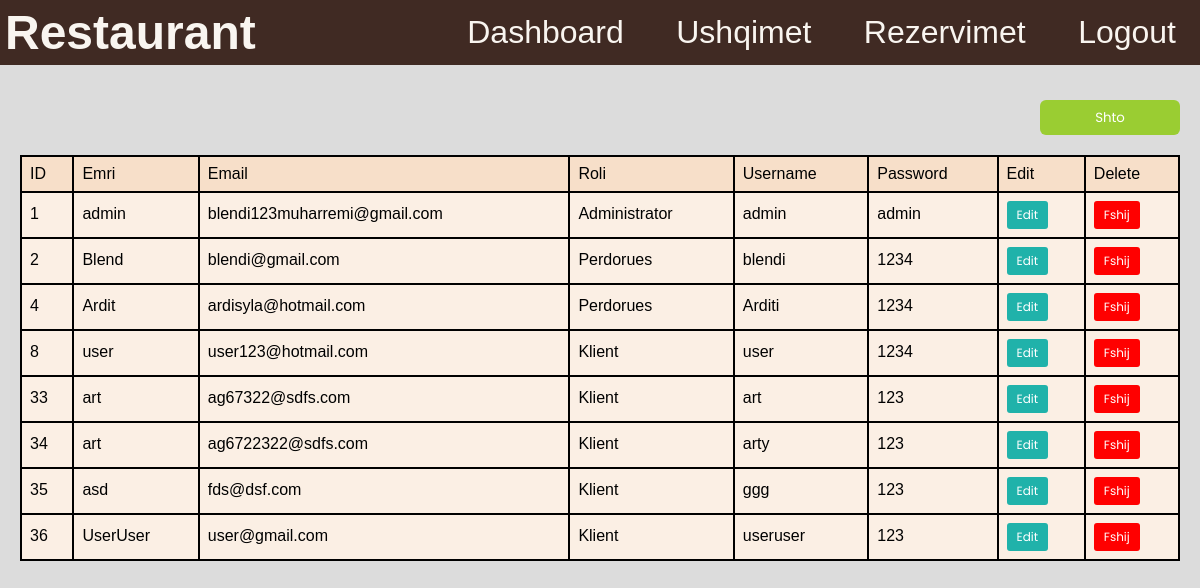
The page /1/dashboard/userscrud.php on the database its author committed.
### tables this page shows
CREATE TABLE `users` (
  `ID` int(11) NOT NULL,
  `Emri` varchar(45) NOT NULL,
  `Email` varchar(45) NOT NULL,
  `Roli` varchar(45) NOT NULL DEFAULT 'Klient',
  `Username` varchar(45) NOT NULL,
  `Password` varchar(45) NOT NULL
);

### 1/functions.php (called while the page is built, shortened)
<?php
function merrUserat(){
    global $dbconn;
    $sql = "SELECT * FROM users";
    return mysqli_query($dbconn, $sql);
}

### 1/dashboard/userscrud.php (the view, shortened to what this page needs)
<?php include("header.php"); ?>
<div class="dashboard-item" style="margin-top:100px;">
        <div class="btn-shto-crud">
        <button onclick="location.href = 'shtoUser.php'">Shto</button>
        </div>
        <form id="ushqimi">
        <table class="table-dashboard">
            <tbody>
            <tr>
                <th>ID</th>
                <th>Emri</th>
                <th>Email</th>
                <th>Roli</th>
                <th>Username</th>
                <th>Password</th>
                <th>Edit</th>
                <th>Delete</th>
            </tr>
            <?php
                $result=merrUserat();
                while ($row = mysqli_fetch_assoc($result)) {
                    $id=$row['ID'];
                    echo "<td>" . $row['ID'] . "</td>";
                    echo "<td>" . $row['Emri'] . "</td>";
                    echo "<td>" . $row['Email'] . "</td>";
                    echo "<td>" . $row['Roli'] . "</td>";
                    echo "<td>" . $row['Username'] . "</td>";
                    echo "<td>" . $row['Password'] . "</td>";
                    echo "<td><div><button class='edito-button'><a href='editUser.php?id={$id}' style='color:white;'>Edit</a></button></div></td>";
                    echo "<td><div><button class='fshij-button'><a href='fshijUser.php?id={$id}' style='color:white;'>Fshij</a></button></div></td>";
                }
                ?>
                </tbody>
        </table>
            </form>
    </div>
</body>

### 1/dashboard/Style.css (style rules this page uses)
* { padding: 0; margin:0; box-sizing: border-box; text-decoration: none; font-family: 'Poppins', sans-serif; }
html, body, div, span, applet, object, iframe, h1, h2, h3, h4, h5, h6, p, blockquote, pre, a, abbr, acronym, address, big, cite, code, del, dfn, em, img, ins, kbd, q, s, samp, small, strike, strong, sub, sup, tt, var, b, u, i, center, dl, dt, dd, ol, ul, li, fieldset, form, label, legend, table, caption, tbody, tfoot, thead, tr, th, td, article, aside, canvas, details, embed, figure, figcaption, footer, header, hgroup, menu, nav, output, ruby, section, summary, time, mark, audio, video { margin: 0; padding: 0; border: 0; font-size: 100%; font: inherit; vertical-align: baseline; }
.dashboard-item { margin-top: 80px; margin-left: 20px; margin-right: 20px; }
.table-dashboard { width: 100%; border-collapse: collapse; margin-top: 20px; }
.table-dashboard th, .table-dashboard td { border: 2px solid black; padding: 8px; text-align: left; background-color: #fbefe4; }
.table-dashboard th { background-color: #f7dfc9; }
.edito-button { background-color: lightseagreen; color: white; border: none; padding: 5px 10px; text-align: center; text-decoration: none; display: inline-block; font-size: 12px; cursor: pointer; border-radius: 3px; }
.fshij-button { background-color: red; color: white; border: none; padding: 5px 10px; text-align: center; text-decoration: none; display: inline-block; font-size: 12px; cursor: pointer; border-radius: 3px; }
.btn-shto-crud { display: flex; justify-content: flex-end; margin-bottom: 20px; }
.btn-shto-crud button { color: #fff; background-color: yellowgreen; border-radius: 6px; width: 140px; height: 35px; border: 0; cursor: pointer; }
body { background-color: #dcdcdc; font-family: Arial, sans-serif; margin: 0; padding: 0; }

### rows shown on the page
users: ID "1", Emri "admin", Email "blendi123muharremi@gmail.com", Roli "Administrator", Username "admin", Password "admin"
users: ID "2", Emri "Blend", Email "blendi@gmail.com", Roli "Perdorues", Username "blendi", Password "1234"
users: ID "4", Emri "Ardit", Email "ardisyla@hotmail.com", Roli "Perdorues", Username "Arditi", Password "1234"
users: ID "8", Emri "user", Email "user123@hotmail.com", Roli "Klient", Username "user", Password "1234"
users: ID "33", Emri "art", Email "ag67322@sdfs.com", Roli "Klient", Username "art", Password "123"
users: ID "34", Emri "art", Email "ag6722322@sdfs.com", Roli "Klient", Username "arty", Password "123"
users: ID "35", Emri "asd", Email "fds@dsf.com", Roli "Klient", Username "ggg", Password "123"
users: ID "36", Emri "UserUser", Email "user@gmail.com", Roli "Klient", Username "useruser", Password "123"
